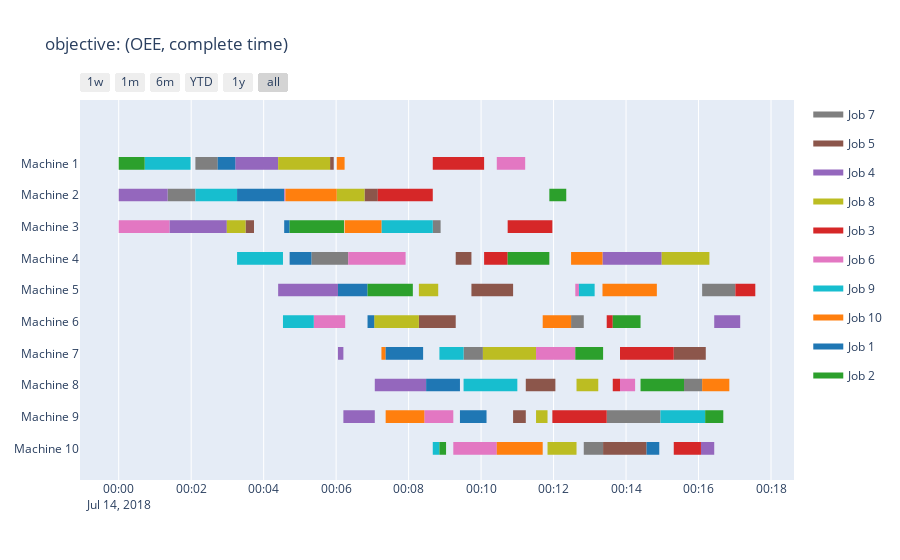

This figure's notebook cell:
### Code cell
fig.update_layout(
    title = "objective: (OEE, complete time)"
)
fig.show()
